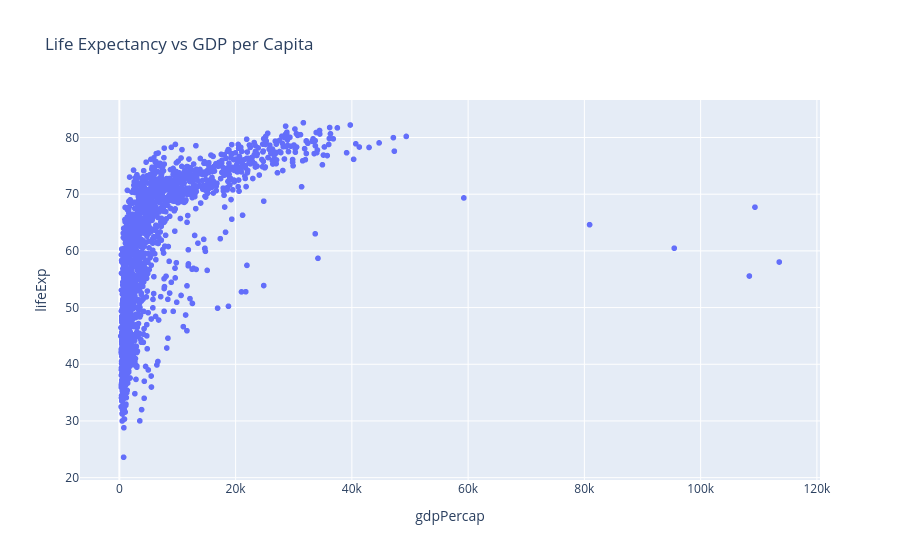

The notebook cell saved with this chart:
### Markdown cell above
# 3. Core Plotly Express Plot Types

**Scatter Plots**

Scatter plots are used to visualize the relationship between two continuous variables.

### Code cell
fig = px.scatter(gapminder_df, x='gdpPercap', y='lifeExp', title='Life Expectancy vs GDP per Capita')
fig.show()

### Figure 1 — Plotly figure (JSON) as saved in the notebook; plotly's stock layout.template omitted (floating-point values rounded to 4 significant figures; data arrays with more than 128 entries replaced by an {"elided": "..."} marker saying what was removed)
{"data": [{"hovertemplate": "gdpPercap=%{x}<br>lifeExp=%{y}<extra></extra>", "legendgroup": "", "marker": {"color": "#636efa", "symbol": "circle"}, "mode": "markers", "name": "", "showlegend": false, "type": "scattergl", "x": {"elided": "1704 float values"}, "xaxis": "x", "y": {"elided": "1704 float values"}, "yaxis": "y"}], "layout": {"legend": {"tracegroupgap": 0}, "title": {"text": "Life Expectancy vs GDP per Capita"}, "xaxis": {"anchor": "y", "domain": [0, 1], "title": {"text": "gdpPercap"}}, "yaxis": {"anchor": "x", "domain": [0, 1], "title": {"text": "lifeExp"}}}}
